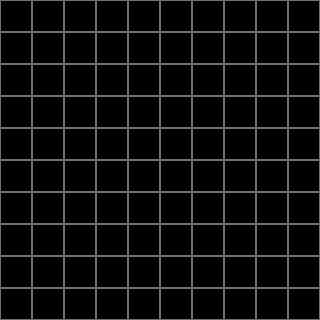

Tiled map render using the project's own tile images. Description and the whole map definition, tile-layer contents included, below:
An orthogonal 10x10 tile map with 32x32 px tiles, 3 tile layers (grid, floor, interact).

<map version="1.0" orientation="orthogonal" renderorder="right-down" width="10" height="10" tilewidth="32" tileheight="32" nextobjectid="1">
 <properties>
  <property name="catLength" value="5" />
  <property name="name" value="Empty Map" />
  <property name="startPositionX" value="0" />
  <property name="startPositionY" value="0" />
 </properties>
 <tileset firstgid="1" name="programmer2" tilewidth="32" tileheight="32" tilecount="16" columns="4">
  <image source="../SpriteSheet/programmer2.png" width="128" height="128" />
  <tile id="4">
   <properties>
    <property name="type" value="floor" />
   </properties>
  </tile>
  <tile id="5">
   <properties>
    <property name="type" value="hole" />
   </properties>
  </tile>
  <tile id="6">
   <properties>
    <property name="type" value="wall" />
   </properties>
  </tile>
  <tile id="7">
   <properties>
    <property name="type " value="arrow" />
   </properties>
  </tile>
  <tile id="8">
   <properties>
    <property name="type" value="obj_blue" />
   </properties>
  </tile>
  <tile id="9">
   <properties>
    <property name="type" value="obj_red" />
   </properties>
  </tile>
  <tile id="10">
   <properties>
    <property name="type" value="obj_green" />
   </properties>
  </tile>
  <tile id="11">
   <properties>
    <property name="type" value="obj_yellow" />
   </properties>
  </tile>
  <tile id="12">
   <properties>
    <property name="type" value="grid" />
   </properties>
  </tile>
 </tileset>
 <layer name="grid" width="10" height="10" opacity="0.5">
  <data encoding="csv">
13,13,13,13,13,13,13,13,13,13,
13,13,13,13,13,13,13,13,13,13,
13,13,13,13,13,13,13,13,13,13,
13,13,13,13,13,13,13,13,13,13,
13,13,13,13,13,13,13,13,13,13,
13,13,13,13,13,13,13,13,13,13,
13,13,13,13,13,13,13,13,13,13,
13,13,13,13,13,13,13,13,13,13,
13,13,13,13,13,13,13,13,13,13,
13,13,13,13,13,13,13,13,13,13
</data>
 </layer>
  <layer name="floor" width="10" height="10">
   <data encoding="csv">
 0,0,0,0,0,0,0,0,0,0,
 0,0,0,0,0,0,0,0,0,0,
 0,0,0,0,0,0,0,0,0,0,
 0,0,0,0,0,0,0,0,0,0,
 0,0,0,0,0,0,0,0,0,0,
 0,0,0,0,0,0,0,0,0,0,
 0,0,0,0,0,0,0,0,0,0,
 0,0,0,0,0,0,0,0,0,0,
 0,0,0,0,0,0,0,0,0,0,
 0,0,0,0,0,0,0,0,0,0
 </data>
  </layer>
 <layer name="interact" width="10" height="10">
  <data encoding="csv">
0,0,0,0,0,0,0,0,0,0,
0,0,0,0,0,0,0,0,0,0,
0,0,0,0,0,0,0,0,0,0,
0,0,0,0,0,0,0,0,0,0,
0,0,0,0,0,0,0,0,0,0,
0,0,0,0,0,0,0,0,0,0,
0,0,0,0,0,0,0,0,0,0,
0,0,0,0,0,0,0,0,0,0,
0,0,0,0,0,0,0,0,0,0,
0,0,0,0,0,0,0,0,0,0
</data>
 </layer>
</map>